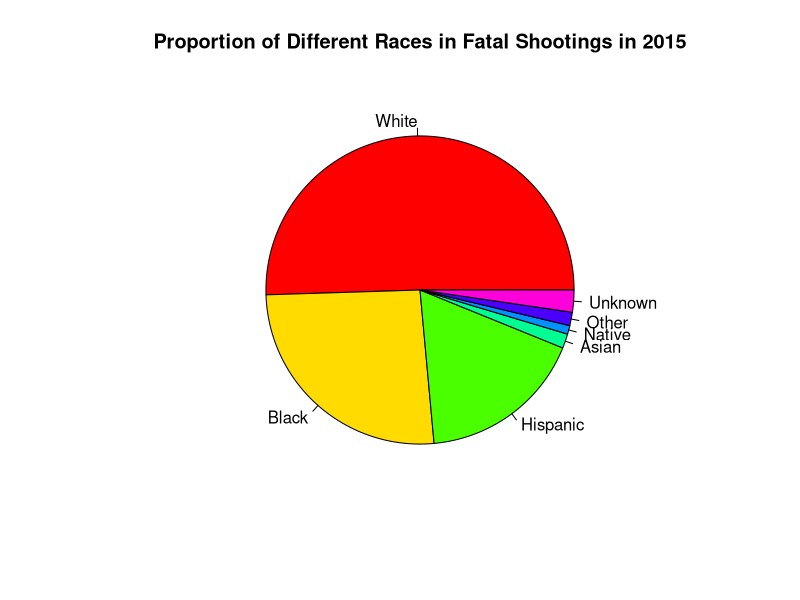

Write the R code that produced this figure.
## ---- chunk 1
FatalShootingsStats <- read.csv("FatalPoliceShootings_US.csv")

print(class(FatalShootingsStats))

head(FatalShootingsStats)
## ---- chunk 2
#Convert the `date` column to Date format so can extract the year
FatalShootingsStats$date <- as.Date(FatalShootingsStats$date, format = "%m/%d/%Y")

#Made new column for year as an int
FatalShootingsStats$year <- as.integer(format(FatalShootingsStats$date, "%Y"))


## ---- chunk 3
#Analyze 2015 as a test run

data_filtered <- FatalShootingsStats[FatalShootingsStats$year == 2015, ]


#Grab the total amount of times certain races are in the data
asian_count <- nrow(data_filtered[data_filtered$race_name == 'Asian', ])
black_count <- nrow(data_filtered[data_filtered$race_name == 'Black', ])
white_count <- nrow(data_filtered[data_filtered$race_name == 'White', ])
hispanic_count <- nrow(data_filtered[data_filtered$race_name == 'Hispanic', ])
native_count <- nrow(data_filtered[data_filtered$race_name == 'Native American', ])
other_count <- nrow(data_filtered[data_filtered$race_name == 'Other', ])
unknown_count <- nrow(data_filtered[data_filtered$race_name == 'Unknown', ])

#Created a data.frame with counts so can plot them
race_counts <- data.frame(
  race = c("White", "Black", "Hispanic", "Asian", "Native", "Other", "Unknown"),
  count = c(white_count, black_count, hispanic_count, asian_count, native_count, other_count, unknown_count)
)

#Created a pie chart
pie(race_counts$count, 
    labels = race_counts$race, 
    main = "Proportion of Different Races in Fatal Shootings in 2015",
    col = rainbow(length(race_counts$count)))


## ---- chunk 4
## Sophia's addition 
#creating subsets by year

FatalShootingsStats <- na.omit(FatalShootingsStats) # getting rid of rows with any NA values


data_15 <- subset(FatalShootingsStats, FatalShootingsStats$year == 2015 )
data_16 <- subset(FatalShootingsStats, FatalShootingsStats$year == 2016 )
data_17 <- subset(FatalShootingsStats, FatalShootingsStats$year == 2017 )
data_18 <- subset(FatalShootingsStats, FatalShootingsStats$year == 2018 )
data_19 <- subset(FatalShootingsStats, FatalShootingsStats$year == 2019 )
data_20 <- subset(FatalShootingsStats, FatalShootingsStats$year == 2020 )
data_21 <- subset(FatalShootingsStats, FatalShootingsStats$year == 2021 )
data_22 <- subset(FatalShootingsStats, FatalShootingsStats$year == 2022 )
# basic stats dependent on year
total <- c(nrow(data_15), nrow(data_16), nrow(data_17), nrow(data_18), nrow(data_19), nrow(data_20), nrow(data_21), nrow(data_22) )

average_age <- c(mean(data_15$age), mean(data_16$age), mean(data_17$age), mean(data_18$age), mean(data_19$age), mean(data_20$age), mean(data_21$age), mean(data_22$age))

bodycam_false <- c(sum(data_15$body_camera == "FALSE"), sum(data_16$body_camera == "FALSE"), sum(data_17$body_camera == "FALSE"), sum(data_18$body_camera == "FALSE"), sum(data_19$body_camera == "FALSE"), sum(data_20$body_camera == "FALSE"), sum(data_21$body_camera == "FALSE"), sum(data_22$body_camera == "FALSE"))

bodycam_true <- c(sum(data_15$body_camera == "TRUE"), sum(data_16$body_camera == "TRUE"), sum(data_17$body_camera == "TRUE"), sum(data_18$body_camera == "TRUE"), sum(data_19$body_camera == "TRUE"), sum(data_20$body_camera == "TRUE"), sum(data_21$body_camera == "TRUE"), sum(data_22$body_camera == "TRUE"))

bodycam_percent <- c((bodycam_true[1]/total[1]), (bodycam_true[2]/total[2]),(bodycam_true[3]/total[3]),(bodycam_true[4]/total[4]),(bodycam_true[5]/total[5]),(bodycam_true[6]/total[6]),(bodycam_true[7]/total[7]),(bodycam_true[8]/total[7]))

year_stats <- data.frame(total, round(average_age, 1), bodycam_false, bodycam_true, bodycam_percent ) 
names(year_stats) <- c("Total Fatal Shootings", "Average Age", "No Body Camera", "Yes Body Camera", "percent of yes body camera")
rownames(year_stats) <- c("2015", "2016", "2017", "2018", "2019", "2020", "2021", "2022")
year_stats





## ---- chunk 5
# adding colunm for current president -> is not currently working,  


FatalShootingsStats$month <- as.integer(format(FatalShootingsStats$date, "%m"))
FatalShootingsStats$day <- as.integer(format(FatalShootingsStats$date, "%d"))

FatalShootingsStats$President <-ifelse(FatalShootingsStats$month >= 1 & FatalShootingsStats$day >=20 & FatalShootingsStats$year >=2021, FatalShootingsStats$President <-"Joseph R. Biden", FatalShootingsStats$President <-"Donald Trump")

FatalShootingsStats$President <-ifelse((FatalShootingsStats$month >= 1 & FatalShootingsStats$day >=20 & FatalShootingsStats$year <=2016), FatalShootingsStats$President <-"Barack Obama", FatalShootingsStats$President <-"Donald Trump")
data_18 <- subset(FatalShootingsStats, FatalShootingsStats$year >= 2015 )

data_18

